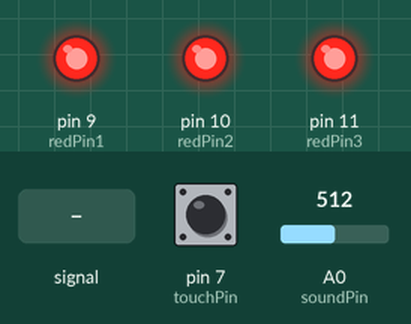
A sketch run on a simulated Arduino Uno, built with avr-gcc and run on an emulated ATmega328P. On the bench: output pins drawn as LEDs (lit = HIGH). The test bench sets the inputs (shaded band); at power-on: A0 (soundPin) = 512, pin 7 (touchPin) HIGH. What the sketch prints to the serial monitor is not drawn.

Above: at 1.2 s.
1.3 s: A0 (soundPin) fed a 200 Hz sine of ±81 counts around its level
4.3 s: A0 (soundPin) set to 306
7.3 s: pin 7 (touchPin) pulled LOW for 0.15 s
10.4 s: pin 7 (touchPin) pulled LOW for 1 s
14.4 s: A0 (soundPin) fed a 2 Hz sine of ±306 counts around its level
17.4 s: A0 (soundPin) fed a 1000 Hz sine of ±255 counts around its level
Timing chart, 0 to 20.4 s (numbered marks = the images above; inputs shaded):
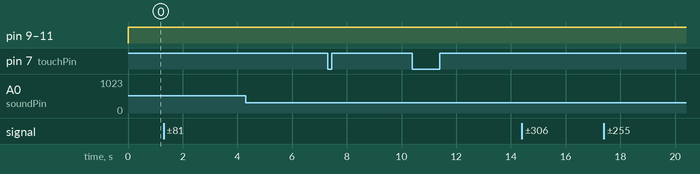

The sketch:

Rumble_Voyage.ino
```cpp
#include <string.h>

struct MessageValue
{
  String message;
  String value;
};

struct MessageValue getMessage(String inputtedStr)
{
  struct MessageValue result;

  char charArr[50];
  inputtedStr.toCharArray(charArr, 50);
  char* ptr = strtok(charArr, "||");
  result.message = String(ptr);
  ptr = strtok(NULL, "||");

  if (ptr == NULL) {
    result.value = String("");
    return result;
  }

  result.value = String(ptr);

  return result;
}

// RGB LED
const int redPin1 = 9;
const int redPin2 = 10;
const int redPin3 = 11;

// const int redPin = 9;
// const int greenPin = 10;
// const int bluePin = 11;

// Touch
const int touchPin = 7;
// Sound
const int soundPin = A0;

int touchState = 0;
int soundState = 0;
boolean change = false;

// WTACHME: need to test the threshold
int soundthreshold = 0;

int HPnum = 3;
int oldSound = 0;

struct MessageValue receivedData;

void setup() {

  // 3 * LED
  pinMode(redPin1, OUTPUT);
  pinMode(redPin2, OUTPUT);
  pinMode(redPin3, OUTPUT);
  // Touch
  pinMode(touchPin, INPUT_PULLUP);
  // Sound
  pinMode(soundPin, INPUT);

  Serial.begin(9600);
  Serial.setTimeout(20);

}

void loop() {

  // 常态灯
  if(HPnum == 3)
  {
    analogWrite(redPin1, 255);
    analogWrite(redPin2, 255);
    analogWrite(redPin3, 255);
  }
  if(HPnum == 2)
  {
    analogWrite(redPin1, 255);
    analogWrite(redPin2, 255);
    analogWrite(redPin3, 0);
  }
  if(HPnum == 1)
  {
    analogWrite(redPin1, 255);
    analogWrite(redPin2, 0);
    analogWrite(redPin3, 0);
  }
  if(HPnum == 0)
  {
    analogWrite(redPin1, 0);
    analogWrite(redPin2, 0);
    analogWrite(redPin3, 0);
  }

  // // SOUND
  // int soundValue = analogRead(soundPin);
  // if (soundValue > soundthreshold)
  // {
  //   soundState = soundValue;
  //   delay(200);
  // }else
  // {
  //   soundState = 0;
  // }
  // // A-P 声音1/0传给Protopie
  // String soundmessage = "SOUNDNUM||" + String(soundState);
  // Serial.println(soundmessage); // sent soundmessage to protopie

  // SOUND
  int soundValue = analogRead(soundPin);

  if (soundthreshold == 0)
  {
    soundthreshold = soundValue + 2;
  }

  if (soundValue <=soundthreshold)
  {
    // idle状态
    soundState = 0;
  }else
  {
    soundState = soundValue;
  }
  String soundmessage = "SOUNDNUM||" + String(soundState);
  // delay(50);
  Serial.println(soundmessage); // sent soundmessage to protopie


  // // 原件test
  // int soundValue = analogRead(soundPin);
  // delay(20);
  // String soundmessage = "SOUNDNUM||" + String(soundValue);
  // Serial.println(soundmessage); // sent soundmessage to protopie

  // TOUCH
  touchState = digitalRead(touchPin);
  // 如果触摸
  if (touchState == HIGH)
  {
    touchState = 0;
  }else // 没有触摸
  {
    touchState = 1;
    delay(500);
  }
  String touchmessage = "TOUCHSTATE||" + String(touchState);
  // 发送给Protopie触摸信息
  // 1：按下button 0: 没有按下
  Serial.println(touchmessage);


  // 读数据
  while (Serial.available() > 0)
  {
    String receivedString = Serial.readStringUntil('\0');
    receivedData = getMessage(receivedString);
  }
  // 根据血量信息调整灯
  if (receivedData.message.equals("HPNUM"))
  {
    HPnum = receivedData.value.toInt();
  }

}
```

Measured:
- after the input at 1.3 s, every drawn part: stays the same
- after the input at 4.3 s, every drawn part: stays the same
- after the input at 7.3 s, every drawn part: stays the same
- after the input at 10.4 s, every drawn part: stays the same
- after the input at 14.4 s, every drawn part: stays the same
- after the input at 17.4 s, every drawn part: stays the same
